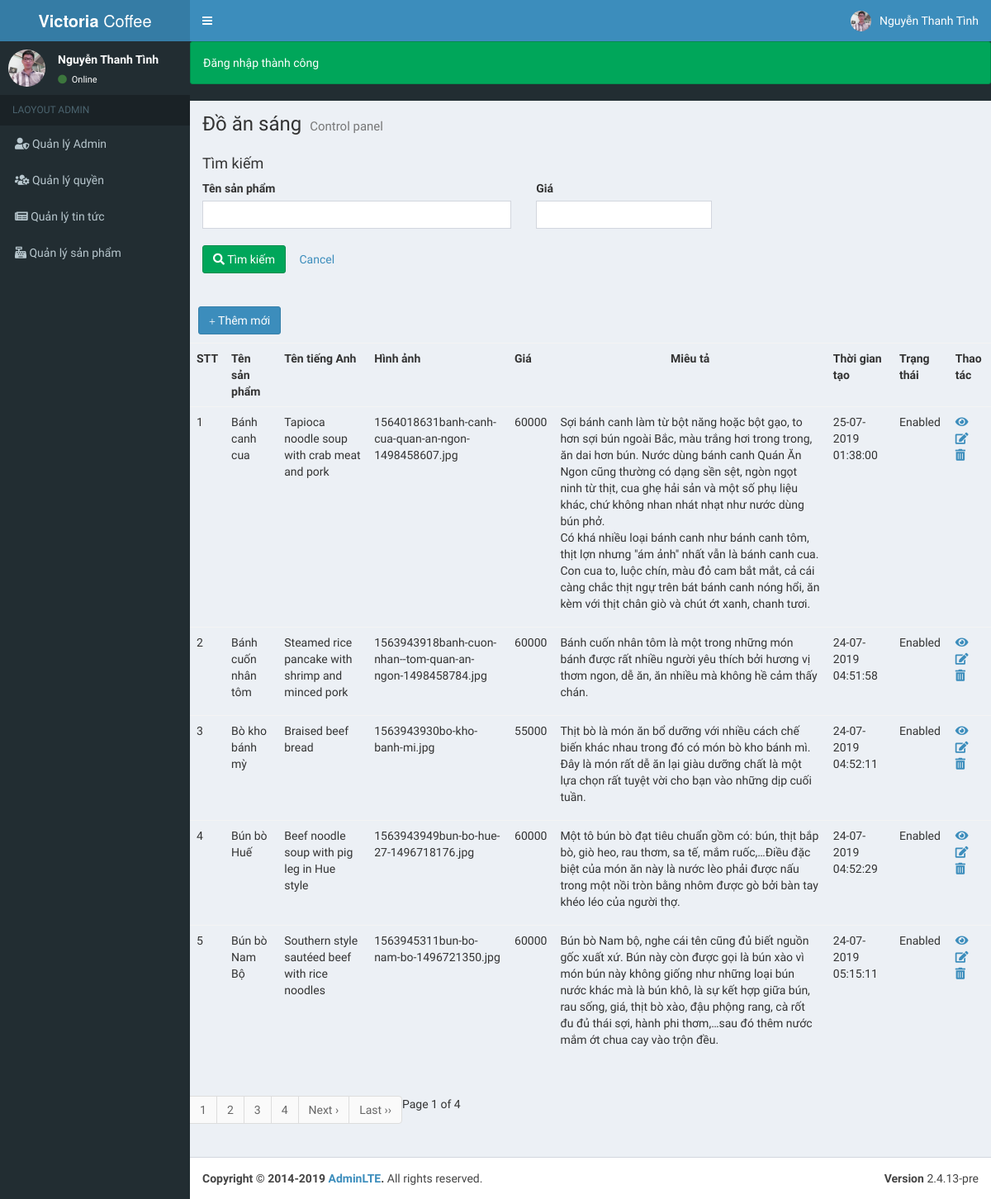
The page /backend/index.php?controller=doansang&action=index (signed in) on the database its author committed.
### tables this page shows
CREATE TABLE IF NOT EXISTS `doansang` (
`STT` int(3) NOT NULL,
  `Ten_sp` varchar(100) NOT NULL,
  `Ten_tieng_Anh` varchar(100) NOT NULL,
  `Hinh_anh` varchar(100) NOT NULL,
  `Gia` int(10) NOT NULL,
  `Mieu_ta` text NOT NULL,
  `Thoi_gian_tao` timestamp NOT NULL DEFAULT CURRENT_TIMESTAMP ON UPDATE CURRENT_TIMESTAMP,
  `Trang_thai` varchar(100) NOT NULL
);

### backend/controllers/DoansangController.php (called while the page is built, shortened)
<?php
require_once 'models/Doansang.php';
class DoansangController extends Controller
{
    public function index()
    {
        $arrSearch = [];
        $doansangModel = new Doansang;
        $doansang = $doansangModel -> getAll($arrSearch);
        $pages = $doansangModel -> getPagination('doansang');
        require_once 'views/Sanpham/Doansang/index.php';
    }
}

### backend/index.php (called while the page is built, shortened)
<?php
$action = isset($_GET['action']) ?
    $_GET['action'] : 'show';
$object = new $controllerClass;
$object->$action();

### backend/models/Doansang.php (called while the page is built, shortened)
<?php
require_once 'models/Model.php';
class Doansang extends Model
{
    public function getAll(){
        $connection = $this->openConnection();
        $querySelect = "SELECT * FROM doansang LIMIT {$this->startpoint}, {$this->per_page}";
        $result = mysqli_query($connection,$querySelect);
        $doansang = [];
        if(mysqli_num_rows($result) > 0){
            $doansang = mysqli_fetch_all($result, MYSQLI_ASSOC);
        }
        return $doansang;
    }
}

### backend/views/sanpham/Doansang/index.php (the view, shortened to what this page needs)
<?php include_once 'views/layouts/header.php' ?>
<div class="content-wrapper" style="padding-bottom: 20px">
    <section class="content-header">
        <h1>
            Đồ ăn sáng
            <small>Control panel</small>
        </h1>
    </section>
    <div class="search-form content">
        <h4>Tìm kiếm</h4>
        <form action="" method="GET">
            <div class="row">
                <div class="col-md-5 col-12">
                    <label>Tên sản phẩm</label>
                    <input type="text" name="name_doansang" value="<?php echo isset($_GET['name_doansang']) ? $_GET['name_doansang'] : ''?>" class="form-control"/>
                </div>
                <div class="col-md-3 col-12">
                    <label>Giá</label>
                    <input type="number" name="price_doansang" value="<?php echo isset($_GET['price_doansang']) ? $_GET['price_doansang'] : ''?>" class="form-control"/>
                </div>
            </div>
            <br />
            <div class="form-group">
                <button type="submit" name="submit_search" class="btn btn-success">
                    <span class="fa fa-search"></span> Tìm kiếm
                </button>
                <a href="index.php?controller=doansang&action=index" class="btn btn-secondary">Cancel</a>
            </div>
        </form>
    </div>
    <section style="margin: 10px" >
        <a class="btn btn-primary"
           href="index.php?controller=doansang&action=create">
            <span class="glyphicon glyphicon-plus"></span>
            Thêm mới
        </a>
    </section>
    <table class="table">
        <tr>
            <th>STT</th>
            <th>Tên sản phẩm</th>
            <th>Tên tiếng Anh</th>
            <th>Hình ảnh</th>
            <th>Giá</th>
            <th style="text-align: center">Miêu tả</th>
            <th>Thời gian tạo</th>
            <th>Trạng thái</th>
            <th>Thao tác</th>
        </tr>
        <?php if (!empty($doansang)): ?>
            <?php foreach ($doansang as $value): ?>
                <tr>
                    <td>
                    <?php echo $value['STT']; ?>
                    </td>
                    <td>
                        <?php echo $value['Ten_sp']; ?>
                    </td>
                    <td>
                        <?php echo $value['Ten_tieng_Anh']; ?>
                    </td>
                    <td>
                        <?php echo $value['Hinh_anh']?>
                    </td>
                    <td>
                        <?php echo $value['Gia']; ?>
                    </td>
                    <td >
                        <?php echo $value['Mieu_ta']; ?>
                    </td>
                    <td>
                        <?php echo date('d-m-Y H:i:s', Strtotime($value['Thoi_gian_tao'])) ; ?>
                    </td>
                    <td>
                        <?php
                        $status = '';
                        switch ($value['Trang_thai']){
                            case 1 : $status = 'Enabled';
                            break;
                        }
                        echo $status;
                        ?>
                    </td>
                    <td>
                        <?php
                        $urlDetail = 'index.php?controller=doansang&action=detail&id='.$value['STT'];
                        $urlUpdate = 'index.php?controller=doansang&action=update&id='.$value['STT'];
                        $urlDelete = "index.php?controller=doansang&action=delete&id={$value['STT']}";
                        ?>
                        <a href="<?php echo $urlDetail?>"><i class="fas fa-eye"></i></a><br/>
                        <a href="<?php echo $urlUpdate?>"><i class="fas fa-edit"></i></a><br/>
                        <a href="<?php echo $urlDelete?>"><i class="fas fa-trash-alt"></i></a>
                    </td>
            </tr>
            <?php endforeach; ?>
        <?php else: ?>
        <tr>
            <td colspan="8">Không có dữ liệu.</td>
        </tr>
        <?php endif; ?>
    </table>
    <?php
    echo $pages;
    ?>
</div>
<?php include_once 'views/layouts/footer.php' ?>

### rows shown on the page
doansang: STT "1", Ten_sp "Bánh canh cua", Ten_tieng_Anh "Tapioca noodle soup with crab meat and pork", Hinh_anh "1564018631banh-canh-cua-quan-an-ngon-1498458607.jpg", Gia "60000", Mieu_ta "Sợi bánh canh làm từ bột năng hoặc bột gạo, to hơn sợi bún ngoài Bắc, màu trắng hơi trong trong, ăn dai hơn bún. Nước dùng bánh canh Quán Ăn Ngon cũng thường có dạng sền sệt, ngòn ngọt ninh từ thịt, cua ghẹ hải sản và một số phụ liệu khác, chứ không nhan nhát nhạt như nước dùng bún phở. Có khá nhiều loại bánh canh như bánh canh tôm, thịt lợn nhưng \"ám ảnh\" nhất vẫn là bánh canh cua. Con cua to, luộc chín, màu đỏ cam bắt mắt, cả cái càng chắc thịt ngự trên bát bánh canh nóng hổi, ăn kèm với thịt chân giò và chút ớt xanh, chanh tươi.", Thoi_gian_tao "25-07-2019 01:38:00", Trang_thai "Enabled"
doansang: STT "2", Ten_sp "Bánh cuốn nhân tôm", Ten_tieng_Anh "Steamed rice pancake with shrimp and minced pork", Hinh_anh "1563943918banh-cuon-nhan--tom-quan-an-ngon-1498458784.jpg", Gia "60000", Mieu_ta "Bánh cuốn nhân tôm là một trong những món bánh được rất nhiều người yêu thích bởi hương vị thơm ngon, dễ ăn, ăn nhiều mà không hề cảm thấy chán.", Thoi_gian_tao "24-07-2019 04:51:58", Trang_thai "Enabled"
doansang: STT "3", Ten_sp "Bò kho bánh mỳ", Ten_tieng_Anh "Braised beef bread", Hinh_anh "1563943930bo-kho-banh-mi.jpg", Gia "55000", Mieu_ta "Thịt bò là món ăn bổ dưỡng với nhiều cách chế biến khác nhau trong đó có món bò kho bánh mì. Đây là món rất dễ ăn lại giàu dưỡng chất là một lựa chọn rất tuyệt vời cho bạn vào những dịp cuối tuần.", Thoi_gian_tao "24-07-2019 04:52:11", Trang_thai "Enabled"
doansang: STT "4", Ten_sp "Bún bò Huế", Ten_tieng_Anh "Beef noodle soup with pig leg in Hue style", Hinh_anh "1563943949bun-bo-hue-27-1496718176.jpg", Gia "60000", Mieu_ta "Một tô bún bò đạt tiêu chuẩn gồm có: bún, thịt bắp bò, giò heo, rau thơm, sa tế, mắm ruốc,…Điều đặc biệt của món ăn này là nước lèo phải được nấu trong một nồi tròn bằng nhôm được gò bởi bàn tay khéo léo của người thợ.", Thoi_gian_tao "24-07-2019 04:52:29", Trang_thai "Enabled"
doansang: STT "5", Ten_sp "Bún bò Nam Bộ", Ten_tieng_Anh "Southern style sautéed beef with rice noodles", Hinh_anh "1563945311bun-bo-nam-bo-1496721350.jpg", Gia "60000", Mieu_ta "Bún bò Nam bộ, nghe cái tên cũng đủ biết nguồn gốc xuất xứ. Bún này còn được gọi là bún xào vì món bún này không giống như những loại bún nước khác mà là bún khô, là sự kết hợp giữa bún, rau sống, giá, thịt bò xào, đậu phộng rang, cà rốt đu đủ thái sợi, hành phi thơm,…sau đó thêm nước mắm ớt chua cay vào trộn đều.", Thoi_gian_tao "24-07-2019 05:15:11", Trang_thai "Enabled"

### other values the page prints
$_SESSION['success'] "Đăng nhập thành công"
$this->page "1"
$lastpage "4"
$nextlabel "Next ›"
$lastlabel "Last ››"
